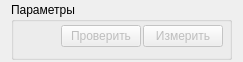
<?xml version="1.0" encoding="UTF-8"?>
<ui version="4.0">
 <class>widgetMeasure</class>
 <widget class="QWidget" name="widgetMeasure">
  <property name="geometry">
   <rect>
    <x>0</x>
    <y>0</y>
    <width>243</width>
    <height>62</height>
   </rect>
  </property>
  <property name="windowTitle">
   <string>Form</string>
  </property>
  <layout class="QVBoxLayout" name="verticalLayout">
   <property name="topMargin">
    <number>2</number>
   </property>
   <property name="bottomMargin">
    <number>2</number>
   </property>
   <item>
    <widget class="QGroupBox" name="grpParams">
     <property name="sizePolicy">
      <sizepolicy hsizetype="Minimum" vsizetype="Minimum">
       <horstretch>0</horstretch>
       <verstretch>0</verstretch>
      </sizepolicy>
     </property>
     <property name="title">
      <string>Параметры</string>
     </property>
     <layout class="QVBoxLayout" name="layParams">
      <property name="spacing">
       <number>2</number>
      </property>
      <property name="leftMargin">
       <number>0</number>
      </property>
      <property name="topMargin">
       <number>0</number>
      </property>
      <property name="rightMargin">
       <number>6</number>
      </property>
      <property name="bottomMargin">
       <number>6</number>
      </property>
      <item>
       <layout class="QHBoxLayout" name="horizontalLayout">
        <item>
         <spacer name="horizontalSpacer">
          <property name="orientation">
           <enum>Qt::Horizontal</enum>
          </property>
          <property name="sizeHint" stdset="0">
           <size>
            <width>40</width>
            <height>20</height>
           </size>
          </property>
         </spacer>
        </item>
        <item>
         <widget class="QPushButton" name="btnCheck">
          <property name="enabled">
           <bool>false</bool>
          </property>
          <property name="text">
           <string>Проверить</string>
          </property>
         </widget>
        </item>
        <item>
         <widget class="QPushButton" name="btnMeasure">
          <property name="enabled">
           <bool>false</bool>
          </property>
          <property name="text">
           <string>Измерить</string>
          </property>
         </widget>
        </item>
       </layout>
      </item>
     </layout>
    </widget>
   </item>
  </layout>
 </widget>
 <resources/>
 <connections/>
</ui>
